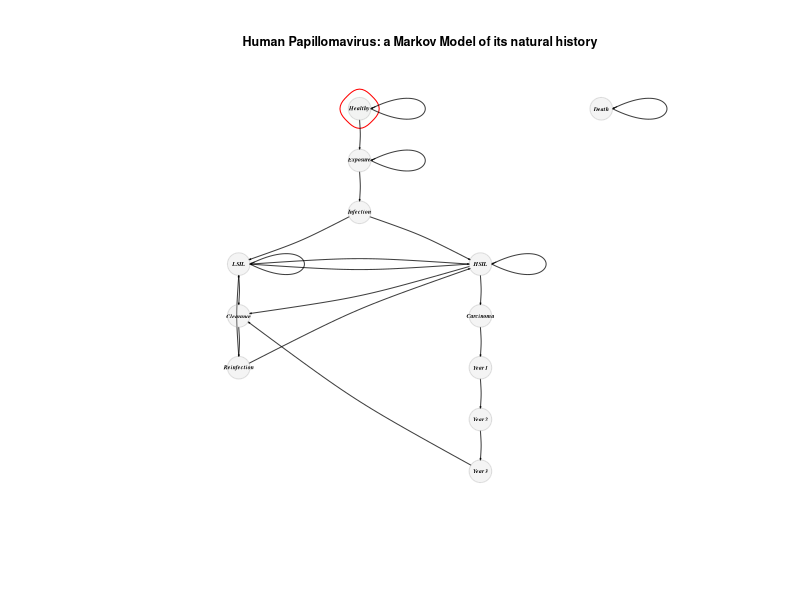

Generate this figure with R:
library(igraph)
library(tidyverse)
library(readxl)

Clinical_states <- read_excel("Clinical_states.xlsx", col_names = FALSE)

nodes <- Clinical_states
nodes

links <- c(from = nodes[, 1], to = nodes[, 2])
links

net <- graph_from_data_frame(d = links, directed = TRUE)

set.seed(1)
plot(net, layout = layout_as_tree, edge.arrow.size=.08, edge.arrow.width = 0.75,
     vertex.color = alpha("lightgrey", .25), vertex.label.color = "black", 
     vertex.frame.color = alpha("darkgrey", .35), vertex.label.font = 4, vertex.size = 12.5, 
     vertex.label.cex = 0.35, edge.curved = .075, edge.color = alpha("black", .75), 
     mark.groups = 1, mark.col = alpha("lightgreen", .025))
title(cex.main = .75, main = "Human Papillomavirus: a Markov Model of its natural history")

# End file ----------------------------------------------------------------